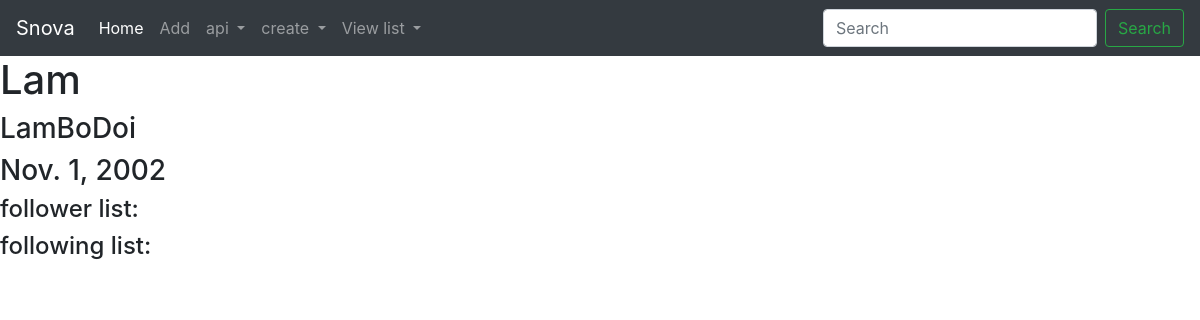
The page /user/1 on the database as committed earlier.
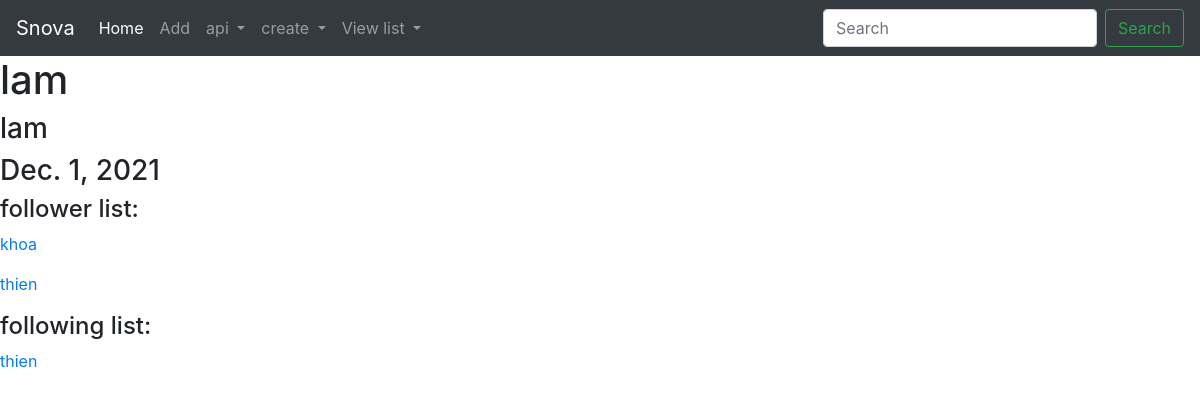
The same page on the database as committed later.
### api/models.py (models this page shows)
class User(models.Model):
    name = models.CharField(max_length=50)
    nickname = models.CharField(max_length=20)
    password = models.CharField(max_length=50)
    avatar = models.ImageField(upload_to='api/files/avatar')
    email = models.EmailField(max_length=254)
    bio = models.CharField(max_length=200)
    birthday = models.DateField(auto_now_add=False)

### app/views.py (the view)
# urls.py: path('user', UserView.as_view()),
def user(request, id):
    user = User.objects.get(id=id)
    follower_list = get_follower_list(user)
    following_list = get_following_list(user)
    return render(request, 'app/viewUser.html', {'user': user, 'follower_list': follower_list, 'following_list': following_list})

### app/func.py (called while the page is built)
def get_follower_list(user):
    follows = Follow.objects.all()
    followed_user_list = []
    for f in follows:
        if f.following_user == user:
            followed_user_list.append(f.followed_user)
    return followed_user_list

def get_following_list(user):
    follows = Follow.objects.all()
    following_user_list = []
    for f in follows:
        if f.followed_user == user:
            following_user_list.append(f.following_user)
    return following_user_list

### app/templates/app/viewUser.html (shortened to what this page needs)
{% extends 'app/base.html' %}
{% block content %}
    <h1>
        {{user.name}}
    </h1>
    <h3>
        {{user.nickname}}
    </h3>
    <h3>
        {{user.birthday}}
    </h3>
    <h4>follower list:</h4>
    {% for f in follower_list %}
        <p><a href="/user/{{f.id}}" target="_blank">{{f.name}}</a></p>
    {% endfor %}
    <h4>following list:</h4>
    {% for f in following_list %}
        <p><a href="/user/{{f.id}}" target="_blank">{{f.name}}</a></p>
    {% endfor %}
{% endblock content %}

Rows that differ between the two databases and show on the page:
changed User: name "Lam" → "lam"; nickname "LamBoDoi" → "lam"; birthday "Nov. 1, 2002" → "Dec. 1, 2021"
now on this page (row edited): User: name "khoa", shown under "follower list:"
now on this page (row edited): User: name "thien"
